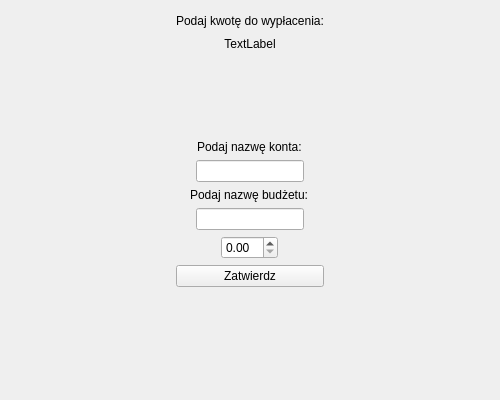
<?xml version="1.0" encoding="UTF-8"?>
<ui version="4.0">
 <class>WyplacSaldo</class>
 <widget class="QWidget" name="WyplacSaldo">
  <property name="geometry">
   <rect>
    <x>0</x>
    <y>0</y>
    <width>500</width>
    <height>400</height>
   </rect>
  </property>
  <property name="windowTitle">
   <string>Form</string>
  </property>
  <layout class="QGridLayout" name="gridLayout">
   <item row="0" column="0">
    <spacer name="horizontalSpacer">
     <property name="orientation">
      <enum>Qt::Orientation::Horizontal</enum>
     </property>
     <property name="sizeHint" stdset="0">
      <size>
       <width>40</width>
       <height>20</height>
      </size>
     </property>
    </spacer>
   </item>
   <item row="3" column="2" alignment="Qt::AlignmentFlag::AlignHCenter">
    <widget class="QLabel" name="labelKonto">
     <property name="text">
      <string>Podaj nazwę konta:</string>
     </property>
    </widget>
   </item>
   <item row="4" column="2" alignment="Qt::AlignmentFlag::AlignHCenter">
    <widget class="QLineEdit" name="lineEditKonto"/>
   </item>
   <item row="0" column="3">
    <spacer name="horizontalSpacer_2">
     <property name="orientation">
      <enum>Qt::Orientation::Horizontal</enum>
     </property>
     <property name="sizeHint" stdset="0">
      <size>
       <width>40</width>
       <height>20</height>
      </size>
     </property>
    </spacer>
   </item>
   <item row="1" column="2">
    <widget class="QLabel" name="labelAktualneSaldo">
     <property name="text">
      <string>TextLabel</string>
     </property>
     <property name="alignment">
      <set>Qt::AlignmentFlag::AlignCenter</set>
     </property>
    </widget>
   </item>
   <item row="2" column="2">
    <spacer name="verticalSpacer">
     <property name="orientation">
      <enum>Qt::Orientation::Vertical</enum>
     </property>
     <property name="sizeHint" stdset="0">
      <size>
       <width>20</width>
       <height>40</height>
      </size>
     </property>
    </spacer>
   </item>
   <item row="7" column="3">
    <spacer name="horizontalSpacer_4">
     <property name="orientation">
      <enum>Qt::Orientation::Horizontal</enum>
     </property>
     <property name="sizeHint" stdset="0">
      <size>
       <width>40</width>
       <height>20</height>
      </size>
     </property>
    </spacer>
   </item>
   <item row="6" column="2" alignment="Qt::AlignmentFlag::AlignHCenter">
    <widget class="QLineEdit" name="lineEditBudzet"/>
   </item>
   <item row="11" column="2">
    <widget class="QLabel" name="labelWyplacono">
     <property name="text">
      <string/>
     </property>
     <property name="alignment">
      <set>Qt::AlignmentFlag::AlignCenter</set>
     </property>
    </widget>
   </item>
   <item row="7" column="2" alignment="Qt::AlignmentFlag::AlignHCenter">
    <widget class="QDoubleSpinBox" name="doubleSpinBox">
     <property name="sizePolicy">
      <sizepolicy hsizetype="Fixed" vsizetype="Fixed">
       <horstretch>0</horstretch>
       <verstretch>0</verstretch>
      </sizepolicy>
     </property>
     <property name="maximumSize">
      <size>
       <width>199</width>
       <height>16777215</height>
      </size>
     </property>
    </widget>
   </item>
   <item row="8" column="2">
    <widget class="QPushButton" name="pushButtonZatwierdz">
     <property name="text">
      <string>Zatwierdz</string>
     </property>
    </widget>
   </item>
   <item row="7" column="0">
    <spacer name="horizontalSpacer_3">
     <property name="orientation">
      <enum>Qt::Orientation::Horizontal</enum>
     </property>
     <property name="sizeHint" stdset="0">
      <size>
       <width>40</width>
       <height>20</height>
      </size>
     </property>
    </spacer>
   </item>
   <item row="5" column="2" alignment="Qt::AlignmentFlag::AlignHCenter">
    <widget class="QLabel" name="labelBudzet">
     <property name="text">
      <string>Podaj nazwę budżetu:</string>
     </property>
    </widget>
   </item>
   <item row="0" column="2">
    <widget class="QLabel" name="label">
     <property name="text">
      <string>Podaj kwotę do wypłacenia:</string>
     </property>
     <property name="alignment">
      <set>Qt::AlignmentFlag::AlignCenter</set>
     </property>
    </widget>
   </item>
   <item row="9" column="2">
    <spacer name="verticalSpacer_2">
     <property name="orientation">
      <enum>Qt::Orientation::Vertical</enum>
     </property>
     <property name="sizeHint" stdset="0">
      <size>
       <width>20</width>
       <height>40</height>
      </size>
     </property>
    </spacer>
   </item>
  </layout>
 </widget>
 <resources/>
 <connections/>
</ui>
